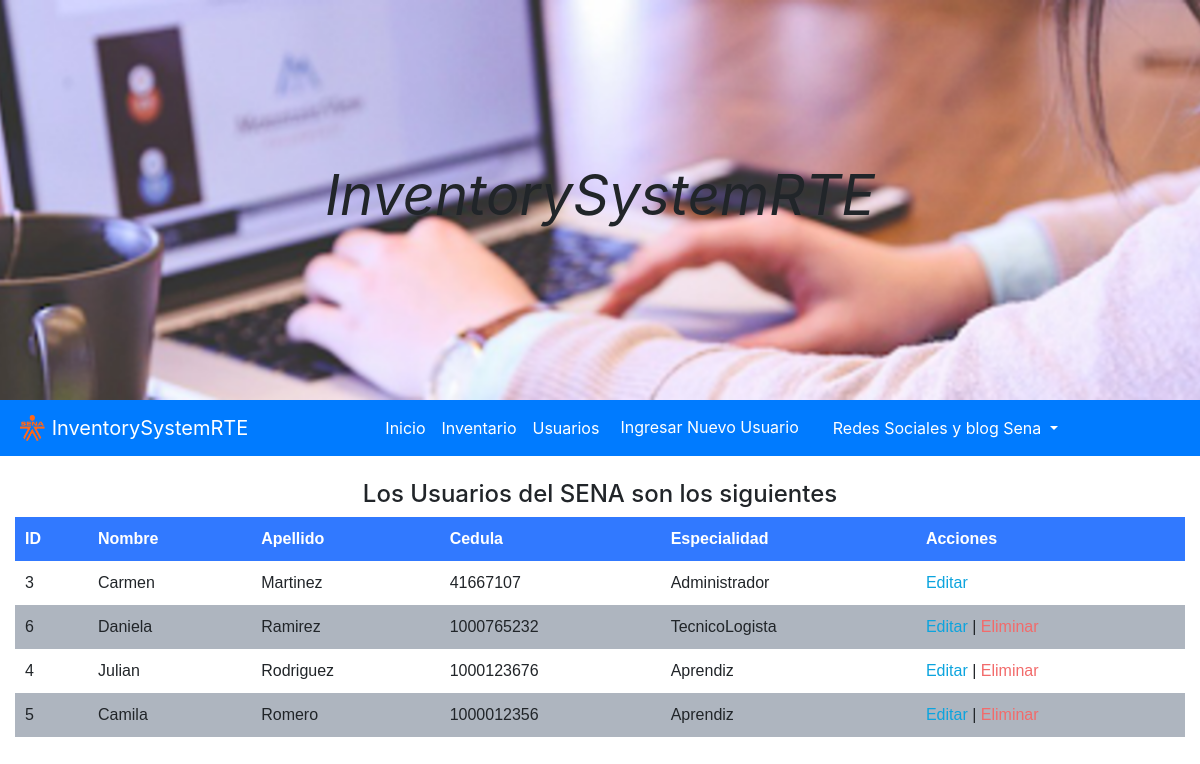
Page /Vista/UsuariosSena.php on the committed database.
### tables this page shows
CREATE TABLE `usuario` (
  `UsuarioID` int(11) NOT NULL,
  `Cedula` int(11) DEFAULT NULL,
  `Nombre` varchar(20) DEFAULT NULL,
  `Apellido` varchar(20) DEFAULT NULL,
  `Contraseña` varchar(50) DEFAULT NULL
);

CREATE TABLE `rol` (
  `RolID` int(11) NOT NULL,
  `Especialidad` varchar(255) DEFAULT NULL,
  `Descripcion` varchar(255) DEFAULT NULL
);

### Vista/UsuariosSena.php (the view, shortened to what this page needs)
<!DOCTYPE html>
<html  lang="es">
<head>
  <link rel="stylesheet" type="text/css" href="css/bootstrap.min.css">
</head>
<body>
  <section class="container-fluid slider d-flex justify-content-center align-items-center">
    <h1 class="display-4"><strong><i>InventorySystemRTE</i></strong></h1>
  </section>
 <nav class="navbar sticky-top navbar-expand-md navbar-dark bg-primary">
    <a class="navbar-brand" href="MenuAdministrador.php">
      <img src="img/Logo2.png" width="30" height="30 " class="d-inline-block align-top" alt="">
      InventorySystemRTE
    </a>
    <div class="collapse navbar-collapse " id="navbarTogglerDemo02">
    <div class="navbar-nav mr-auto ml-auto text-center">
          <a class="nav-item nav-link active " href="MenuAdministrador.php">Inicio </a>
          <a class="nav-item nav-link active" href="#">Inventario</a>
          <a class="nav-item nav-link active " href="UsuariosSena.php">Usuarios </a>
          <a class="btn btn-primary  mr-2 " href="#NuevoUsuario" role="button" data-toggle="modal">Ingresar Nuevo Usuario</a>
           <div class="btn-group" role="group">
          <button id="btnGroupDrop1" type="button" class="btn btn-primary dropdown-toggle" data-toggle="dropdown" aria-haspopup="true" aria-expanded="false"> Redes Sociales y blog Sena
          </button>
        </div>
      </div>
      </div>
  </nav>
<br>
  <section class="container-fluid  d-flex justify-content-center align-items-center">
    <h4>Los Usuarios del SENA son los siguientes</h4>
  </section>
  <div class="container-fluid  d-flex justify-content-center align-items-center" >
    <table>
      <tr>
        <th>ID</th>
        <th>Nombre</th>
        <th>Apellido</th>
        <th>Cedula</th>
        <th>Especialidad</th>
        <th>Acciones</th>
      </tr>
      <?php
       $c1 = new conexion();
        $cc=$c1->conectar();
        $lista="SELECT UsuarioID,Nombre,Apellido,Cedula,Especialidad FROM usuario as u INNER join rol_has_usuario as rr on u.UsuarioID=rr.Usuario_UsuarioID INNER join rol as r on rr.Rol_RolID=r.RolID where Estado='Activo'";
        $resultado=mysqli_query($cc,$lista);
            while ($columna = mysqli_fetch_array($resultado))
          {
          ?>
              <tr>
                <td><?php echo $columna['UsuarioID'] ?></td>
                <td><?php echo $columna['Nombre'] ?></td>
                <td><?php echo $columna['Apellido'] ?></td>
                 <td><?php echo $columna['Cedula'] ?></td>
                <td><?php echo $columna['Especialidad'] ?></td>
                <td>
                  <a class="link_edit" href="EditarUsuario.php?id=<?php echo $columna['UsuarioID'] ?>">Editar</a>
                  <?php if ($columna['Especialidad'] != 'Administrador') {
                   ?>
                  |
                  <a class="link_delete" href="EliminarUsuario.php?id=<?php echo $columna['UsuarioID'] ?>">Eliminar</a>
                <?php } ?>
                </td>
              </tr>
      <?php
          }
      ?>
    </table>
    </div>
</body>
</html>

### Vista/UsuariosSena.php (style rules this page uses)
.slider { background: url("img/Inicio.png"); height: 50vh; background-size: cover; background-position: center; }
table { border-collapse: collapse; font-size: 12pt; font-family: 'arial'; width: 100%; }
table th { text-align: left; padding: 10px; background:#3179FF; color: #FFF; }
table tr:nth-child(odd) { background: #AEB5BF; }
table td { padding: 10px; }
.link_edit { color: #0ca4de; }
.link_delete { color: #f26b6b; }

### rows in the picture
usuario: UsuarioID "3", Nombre "Carmen", Apellido "Martinez", Cedula "41667107", rol.Especialidad "Administrador"
usuario: UsuarioID "6", Nombre "Daniela", Apellido "Ramirez", Cedula "1000765232", rol.Especialidad "TecnicoLogista"
usuario: UsuarioID "4", Nombre "Julian", Apellido "Rodriguez", Cedula "1000123676", rol.Especialidad "Aprendiz"
usuario: UsuarioID "5", Nombre "Camila", Apellido "Romero", Cedula "1000012356", rol.Especialidad "Aprendiz"
